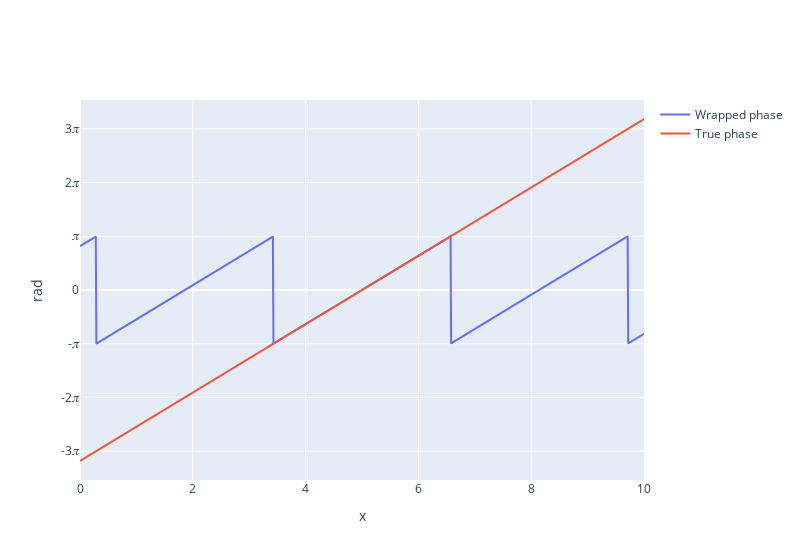

The code cell stored with this chart in its notebook:
### Code cell
#| label: b0Fig11jn

# Prepare Python environment
import numpy as np
import plotly.express as px
import os
import nibabel as nib
import numpy as np
from plotly.subplots import make_subplots
import plotly.graph_objects as go
import math
from sklearn.linear_model import LinearRegression
from dash import Dash, dcc, html
import pandas as pd
PI_UNICODE = "\U0001D70B"
GYRO_BAR_RATIO_H = 42.6e6  # [Hz/T]

# Taken from real brain data
phase1, phase2, phase3, phase4 = (2.9298516102709202, -0.21864564255753116, -2.2884910587688285, 2.392827225041896)
beg = 0
end = 0.015

t = np.linspace(0, 10, 1001)
a = 2
y = a * t - 10

# 
phase = np.angle(np.exp(1j*y))

fig = go.Figure()
fig.add_trace(go.Scatter(x=t, y=phase, mode='lines', name='Wrapped phase'))
fig.add_scatter(x=t, y=y, mode='lines', name='True phase')
fig.update_traces(marker=dict(size=3))
fig.update_xaxes(title_text="x")
fig.update_yaxes(title_text="rad", tickmode = 'array',
        tickvals = [-3*math.pi, -2*math.pi, -math.pi, 0, math.pi, 2*math.pi, 3*math.pi],
        ticktext = [f'-3{PI_UNICODE}', f'-2{PI_UNICODE}', f'-{PI_UNICODE}', '0', f'{PI_UNICODE}', f'2{PI_UNICODE}', f'3{PI_UNICODE}'])
fig.update_layout({"width": 800})
fig.show()

### Figure 1 — Plotly figure (JSON) as saved in the notebook; plotly's stock layout.template omitted (floating-point values rounded to 4 significant figures; data arrays with more than 128 entries replaced by an {"elided": "..."} marker saying what was removed)
{"data": [{"marker": {"size": 3}, "mode": "lines", "name": "Wrapped phase", "type": "scatter", "x": {"elided": "1001 float values"}, "y": {"elided": "1001 float values"}}, {"marker": {"size": 3}, "mode": "lines", "name": "True phase", "type": "scatter", "x": {"elided": "1001 float values"}, "y": {"elided": "1001 float values"}}], "layout": {"width": 800, "xaxis": {"title": {"text": "x"}}, "yaxis": {"tickmode": "array", "ticktext": ["-3𝜋", "-2𝜋", "-𝜋", "0", "𝜋", "2𝜋", "3𝜋"], "tickvals": [-9.425, -6.283, -3.142, 0, 3.142, 6.283, 9.425], "title": {"text": "rad"}}}}
